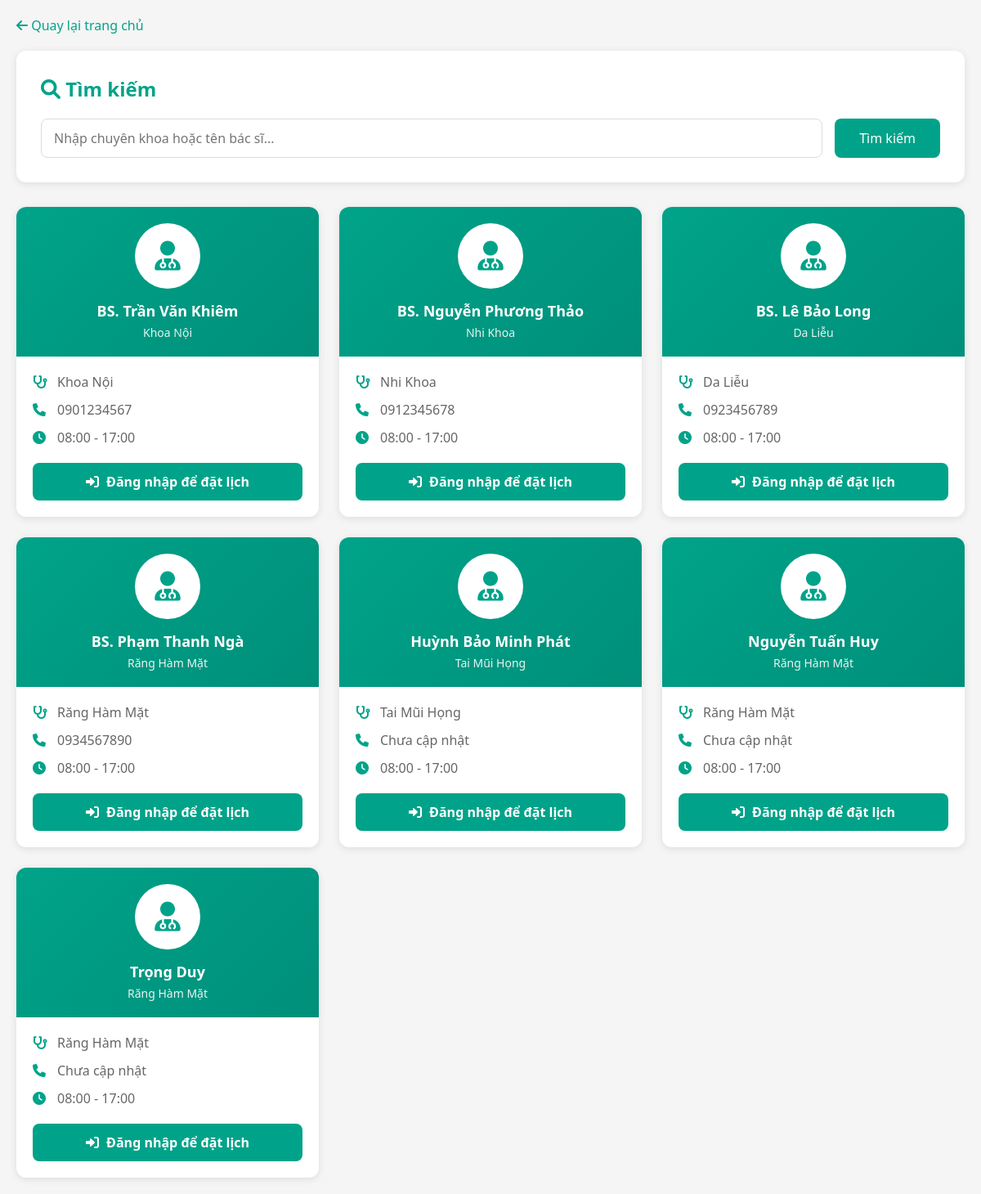
The page /frontend/user/search_results.php on the database its author committed.
### tables this page shows
CREATE TABLE IF NOT EXISTS `bacsi` (
  `MaBacSi` int UNSIGNED NOT NULL AUTO_INCREMENT,
  `MaUser` int UNSIGNED DEFAULT NULL,
  `HoTen` varchar(100) NOT NULL,
  `SoDienThoai` varchar(15) DEFAULT NULL,
  `MaChuyenKhoa` int UNSIGNED DEFAULT NULL,
  `TrangThai` enum('NhanLich','KhongNhanLich','NghiPhep') DEFAULT 'NhanLich',
  `anh_dai_dien` varchar(255) DEFAULT NULL,
  `gioithieu_banthan` text,
  PRIMARY KEY (`MaBacSi`),
  KEY `bacsi_mauser_foreign` (`MaUser`),
  KEY `bacsi_machuyenkhoa_foreign` (`MaChuyenKhoa`)
);

CREATE TABLE IF NOT EXISTS `chuyenkhoa` (
  `MaChuyenKhoa` int UNSIGNED NOT NULL AUTO_INCREMENT,
  `TenChuyenKhoa` varchar(100) NOT NULL,
  `MoTa` text,
  PRIMARY KEY (`MaChuyenKhoa`)
);

### frontend/user/search_results.php (the view, shortened to what this page needs)
<?php
include '../../backend/config/connect.php';
$keyword = isset($_GET['keyword']) ? trim($_GET['keyword']) : '';
$sql = "SELECT bs.*, ck.TenChuyenKhoa
        FROM bacsi bs
        LEFT JOIN chuyenkhoa ck ON bs.MaChuyenKhoa = ck.MaChuyenKhoa
        WHERE ck.TenChuyenKhoa LIKE '%$keyword%'
           OR bs.HoTen LIKE '%$keyword%'";
$res = $conn->query($sql);
?>
<!DOCTYPE html>
<html lang="vi">
<head>
    <link rel="stylesheet" href="css/style.css">
    <link rel="stylesheet" href="https://cdnjs.cloudflare.com/ajax/libs/font-awesome/6.0.0/css/all.min.css">
</head>
<body>
<div class="container">
    <a href="../../index.php" class="back-link">
        <i class="fas fa-arrow-left"></i> Quay lại trang chủ
    </a>
    <div class="search-box">
        <h2><i class="fas fa-search"></i> Tìm kiếm </h2>
        <form action="search_results.php" method="GET" class="search-form">
            <input type="text" name="keyword" placeholder="Nhập chuyên khoa hoặc tên bác sĩ..." value="<?= htmlspecialchars($keyword) ?>" required>
            <button type="submit">Tìm kiếm</button>
        </form>
    </div>
    <?php if ($res && $res->num_rows > 0): ?>
        <div class="doctors-grid">
            <?php while($row = $res->fetch_assoc()): ?>
                <div class="doctor-card">
                    <div class="doctor-header">
                        <div class="doctor-avatar">
                            <i class="fas fa-user-md"></i>
                        </div>
                        <h3><?= htmlspecialchars($row['HoTen']) ?></h3>
                        <p class="specialty"><?= htmlspecialchars($row['TenChuyenKhoa'] ?? 'Chưa cập nhật') ?></p>
                    </div>
                    <div class="doctor-body">
                        <div class="doctor-info">
                            <i class="fas fa-stethoscope"></i>
                            <span><?= htmlspecialchars($row['TenChuyenKhoa'] ?? 'Chưa cập nhật') ?></span>
                        </div>
                        <div class="doctor-info">
                            <i class="fas fa-phone"></i>
                            <span><?= htmlspecialchars($row['SoDienThoai'] ?? 'Chưa cập nhật') ?></span>
                        </div>
                        <div class="doctor-info">
                            <i class="fas fa-clock"></i>
                            <span><?= htmlspecialchars($row['GioLamViec'] ?? '08:00 - 17:00') ?></span>
                        </div>
                        <?php if (isset($_SESSION['user_id'])): ?>
                            <div class="doctor-actions">
                                <a href="booking.php?doctor_id=<?= $row['MaBacSi'] ?>" class="btn-booking">
                                    <i class="fas fa-calendar-plus"></i> Đặt lịch ngay
                                </a>
                            </div>
                        <?php else: ?>
                            <div class="doctor-actions">
                                <a href="../auth/login.php" class="btn-booking">
                                    <i class="fas fa-sign-in-alt"></i> Đăng nhập để đặt lịch
                                </a>
                            </div>
                        <?php endif; ?>
                    </div>
                </div>
            <?php endwhile; ?>
        </div>
    <?php endif; ?>
</div>
</body>
</html>

### frontend/user/css/style.css (style rules this page uses)
* { margin: 0; padding: 0; box-sizing: border-box; font-family: 'Segoe UI', Tahoma, Geneva, Verdana, sans-serif; }
body { background-color: #f5f5f5; min-height: 100vh; }
.container { max-width: 1200px; margin: 0 auto; padding: 20px; }
.search-box { background: white; padding: 30px; border-radius: 12px; box-shadow: 0 2px 10px rgba(0,0,0,0.1); margin-bottom: 30px; }
.search-box h2 { color: #00a389; margin-bottom: 20px; }
.search-form { display: flex; gap: 15px; }
.search-form input { flex: 1; padding: 12px 15px; border: 1px solid #ddd; border-radius: 8px; font-size: 16px; }
.search-form button { padding: 12px 30px; background: #00a389; color: white; border: none; border-radius: 8px; cursor: pointer; font-size: 16px; transition: 0.3s; }
.doctors-grid { display: grid; grid-template-columns: repeat(auto-fill, minmax(300px, 1fr)); gap: 25px; }
.doctor-card { background: white; border-radius: 12px; overflow: hidden; box-shadow: 0 2px 10px rgba(0,0,0,0.1); transition: 0.3s; }
.doctor-header { background: linear-gradient(135deg, #00a389, #008f7a); padding: 20px; color: white; text-align: center; }
.doctor-avatar { width: 80px; height: 80px; background: white; border-radius: 50%; margin: 0 auto 15px; display: flex; align-items: center; justify-content: center; font-size: 36px; color: #00a389; }
.doctor-header h3 { font-size: 18px; margin-bottom: 5px; }
.doctor-header .specialty { font-size: 14px; opacity: 0.9; }
.doctor-body { padding: 20px; }
.doctor-info { display: flex; align-items: center; margin-bottom: 12px; color: #666; }
.doctor-info i { width: 30px; color: #00a389; }
.doctor-info span { flex: 1; }
.doctor-actions { margin-top: 20px; display: flex; gap: 10px; }
.btn-booking { flex: 1; padding: 12px; background: #00a389; color: white; text-align: center; text-decoration: none; border-radius: 8px; font-weight: 600; transition: 0.3s; }
.btn-booking i { margin-right: 5px; }
.back-link { display: inline-block; margin-bottom: 20px; color: #00a389; text-decoration: none; }

### rows shown on the page
bacsi: HoTen "BS. Trần Văn Khiêm", chuyenkhoa.TenChuyenKhoa "Khoa Nội", SoDienThoai "0901234567", GioLamViec "08:00 - 17:00"
bacsi: HoTen "BS. Nguyễn Phương Thảo", chuyenkhoa.TenChuyenKhoa "Nhi Khoa", SoDienThoai "0912345678", GioLamViec "08:00 - 17:00"
bacsi: HoTen "BS. Lê Bảo Long", chuyenkhoa.TenChuyenKhoa "Da Liễu", SoDienThoai "0923456789", GioLamViec "08:00 - 17:00"
bacsi: HoTen "BS. Phạm Thanh Ngà", chuyenkhoa.TenChuyenKhoa "Răng Hàm Mặt", SoDienThoai "0934567890", GioLamViec "08:00 - 17:00"
bacsi: HoTen "Huỳnh Bảo Minh Phát", chuyenkhoa.TenChuyenKhoa "Tai Mũi Họng", SoDienThoai "Chưa cập nhật", GioLamViec "08:00 - 17:00"
bacsi: HoTen "Nguyễn Tuấn Huy", chuyenkhoa.TenChuyenKhoa "Răng Hàm Mặt", SoDienThoai "Chưa cập nhật", GioLamViec "08:00 - 17:00"
bacsi: HoTen "Trọng Duy", chuyenkhoa.TenChuyenKhoa "Răng Hàm Mặt", SoDienThoai "Chưa cập nhật", GioLamViec "08:00 - 17:00"
